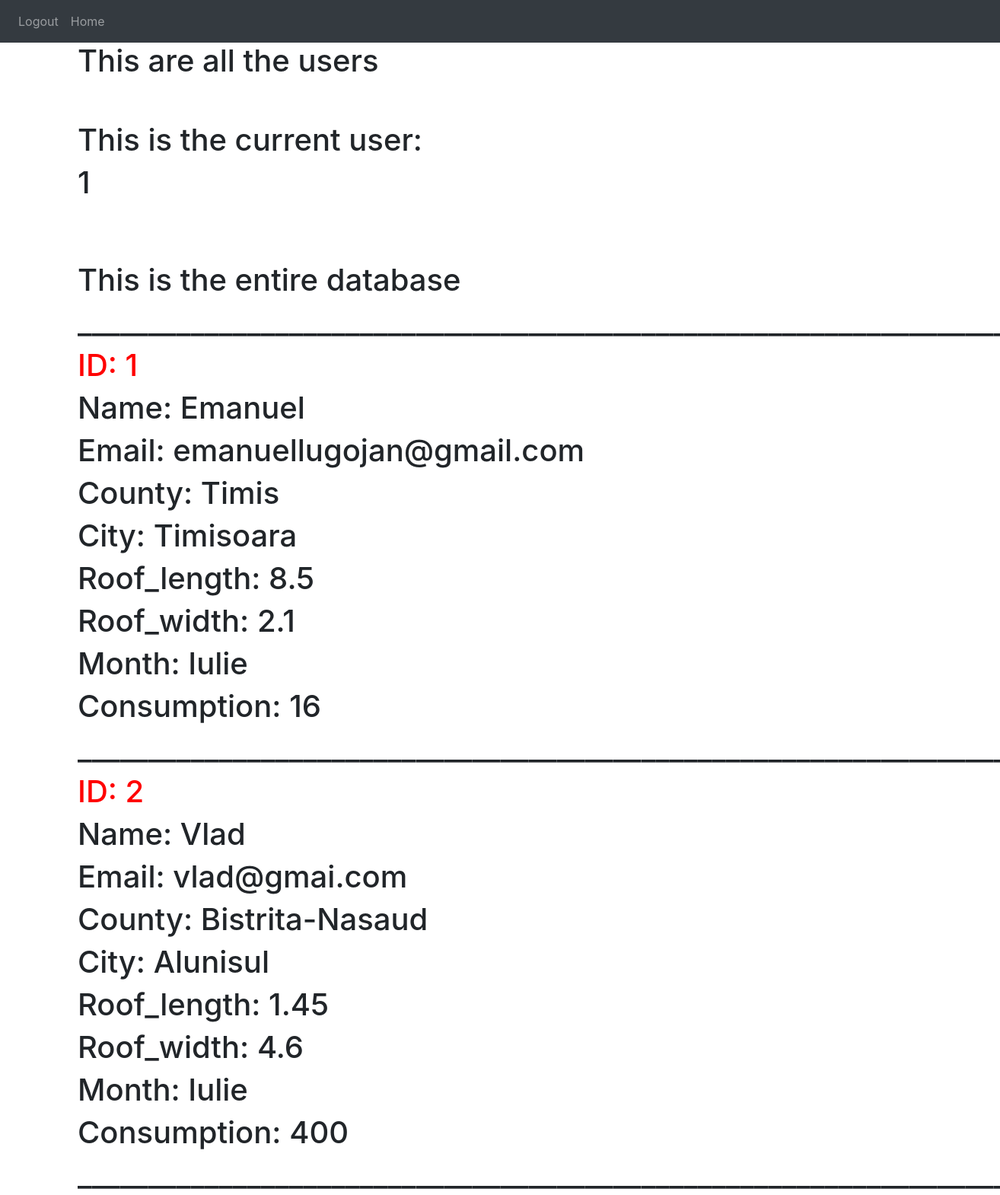
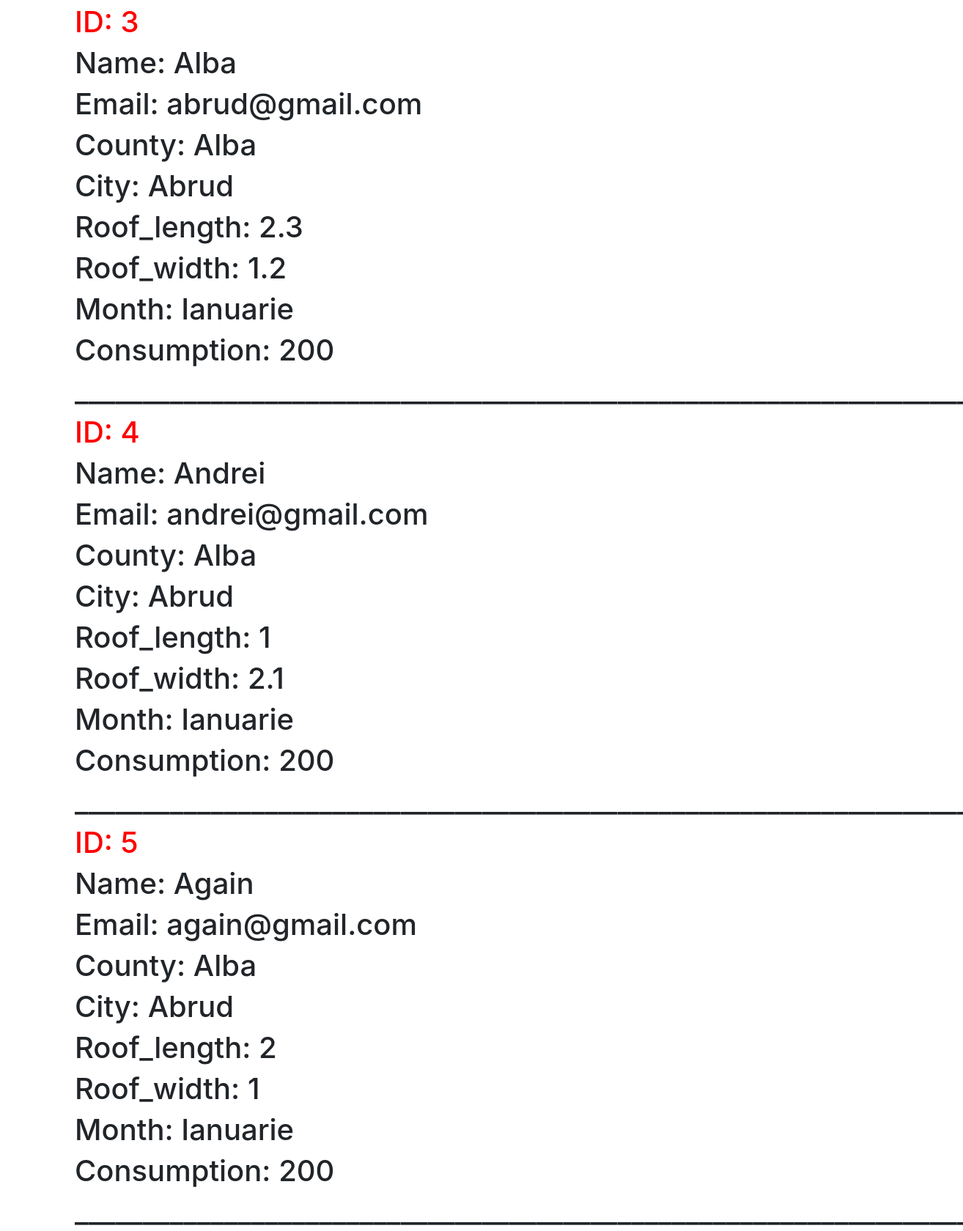
Page /database (signed in, upper part) on the committed database (2 pictures, top to bottom).
### website/models.py (models this page shows)
class User(db.Model, UserMixin):
    id = db.Column(db.Integer, primary_key=True)
    name = db.Column(db.String(150))
    email = db.Column(db.String(150), unique=True)
    password = db.Column(db.String(150))
    county = db.Column(db.String(150))
    city = db.Column(db.String(150))
    roof_length = db.Column(db.Float)
    roof_width = db.Column(db.Float)
    month = db.Column(db.String(150))
    consumption = db.Column(db.Integer)

### website/views.py (the view)
@views.route('/database')
def database():
    return render_template('database.html', user=current_user, table_user=User.query.all())

### website/__init__.py (called while the page is built)
def create_app():
   app = Flask(__name__)
   app.config['SQLALCHEMY_TRACK_MODIFICATIONS'] = False
   app.config['SECRET_KEY'] = 'abcd1234'
   app.config['SQLALCHEMY_DATABASE_URI'] = f'sqlite:///{DB_NAME}'
   db.init_app(app)
   from .views import views
   from .auth import auth
   app.register_blueprint(views, url_prefix='/')
   app.register_blueprint(auth, url_prefix='/')
   from . import models
   create_database(app)
   login_manager = LoginManager()
   login_manager.login_view = 'auth.login'
   login_manager.init_app(app)
   @login_manager.user_loader
   def load_user(id):
      try:
         id = int(id)
         return models.User.query.get(int(id))
      except:
         pass
   return app

### website/templates/database.html
{% extends "base.html" %}
{% block content %}
<h1>This are all the users</h1>
<br>
<br>
<h1>This is the current user:</h1>
<h1>{{ user.id }}</h1>
<br>
<br>
<br>
<h1>This is the entire database</h1>
{% for user in table_user %}
<h1>____________________________________________________________________</h1>
<h1 style="color: red;"> ID: {{user.id}} </h1>
<h1>Name: {{user.name}}</h1>
<h1>Email: {{user.email}}</h1>
<h1>County: {{user.county}}</h1>
<h1>City: {{user.city}}</h1>
<h1>Roof_length: {{user.roof_length}}</h1>
<h1>Roof_width: {{user.roof_width}}</h1>
<h1>Month: {{user.month}}</h1>
<h1>Consumption: {{user.consumption}}</h1>
{% endfor %}
{% endblock %}

### website/templates/base.html (shortened to what this page needs)
<!DOCTYPE html>
<html lang="en">
    <head>
        <link
          rel="stylesheet"
          href="https://stackpath.bootstrapcdn.com/bootstrap/4.4.1/css/bootstrap.min.css"
        />
        <link
          rel="stylesheet"
          href="https://stackpath.bootstrapcdn.com/font-awesome/4.7.0/css/font-awesome.min.css"
        />
      </head>
<body>
  <nav class="navbar navbar-expand-lg navbar-dark bg-dark">
      <div class="collapse navbar-collapse" id="navbar">
          <div class="navbar-nav">
            {% if user.is_authenticated %}
              <a class="nav-item nav-link" id="login" href="/logout">Logout</a>
            {% else %}
              <a class="nav-item nav-link" id="login" href="/login">Login</a>
              <a class="nav-item nav-link" id="login" href="/sign-up">Sign Up</a>
            {% endif %}
            <a class="nav-item nav-link" id="login" href="/">Home</a>
          </div>
      </div>
  </nav>
  <div class="container">
    {%block content%}
    {% endblock %}
  </div>
</body>
</html>

### rows in the picture
User: id "1", name "Emanuel", email "emanuellugojan@gmail.com", county "Timis", city "Timisoara", roof_length "8.5", roof_width "2.1", month "Iulie", consumption "16"
User: id "2", name "Vlad", email "vlad@gmai.com", county "Bistrita-Nasaud", city "Alunisul", roof_length "1.45", roof_width "4.6", month "Iulie", consumption "400"
User: id "3", name "Alba", email "abrud@gmail.com", county "Alba", city "Abrud", roof_length "2.3", roof_width "1.2", month "Ianuarie", consumption "200"
User: id "4", name "Andrei", email "andrei@gmail.com", county "Alba", city "Abrud", roof_length "1", roof_width "2.1", month "Ianuarie", consumption "200"
User: id "5", name "Again", email "again@gmail.com", county "Alba", city "Abrud", roof_length "2", roof_width "1", month "Ianuarie", consumption "200"
